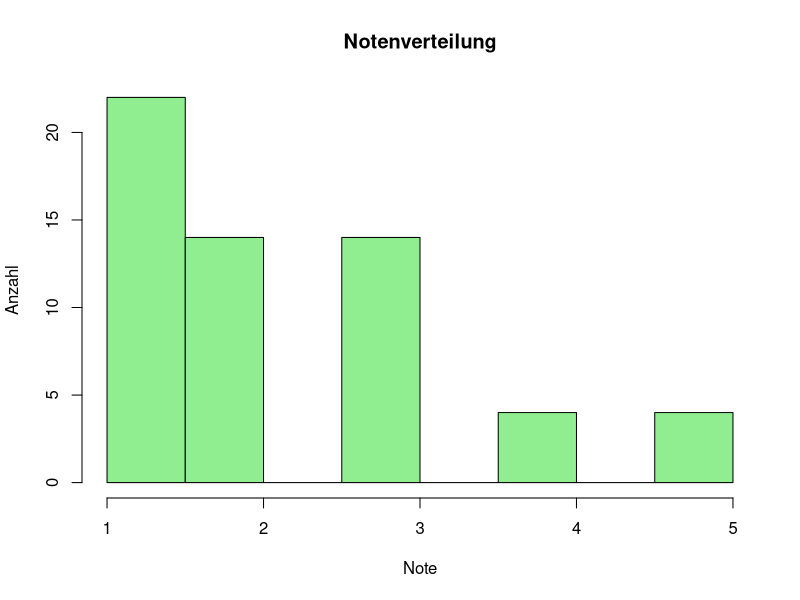
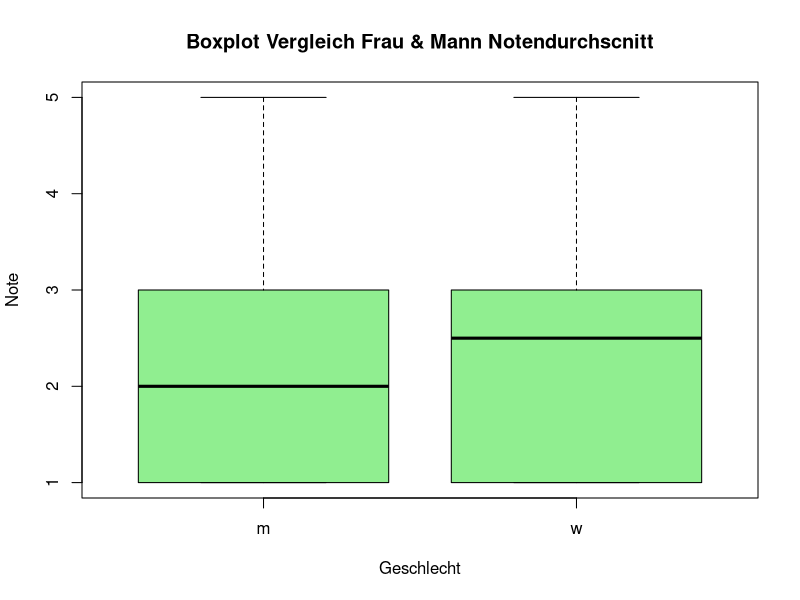

These charts were generated, in order, by the following R code:
# -------------------------------Aufgabe 2.1
# working directory muss sich dort befinden wo auch alle dateien abgespeichert sind

# 1. Laden Sie die Datei "Mathe_Noten.xlsx", welche 
#    die Noten einer Mathematikprüfung enthält, in Ihr Arbeitsverzeichnis. 
#    Öffnen Sie die Datei, machen Sie sich damit vertraut, wie die Daten eingegeben worden sind.
#    Die Note 0 bedeutet, dass die Person bei der Prüfung nicht anwesend war.

datensatz <- read.csv2("./Mathe_Noten.csv",  header = FALSE, sep=",")

# 2. Laden Sie die Daten aus "Mathe_Noten.xlsx" in einen Data Frame.

d <- data.frame(datensatz)
col_headings <- c('note', 'geschlecht')
names(d) <- col_headings
print(head(d))


# 3. Berechnen Sie den Notendurchschnitt und speichern Sie diesen in einer Variablen ab.

durchschnittsnote <- mean(d$note[d$note!=0])
print(durchschnittsnote)

# 4. Erstellen Sie ein Histogramm um die Verteilung der Noten darzustellen. Wählen Sie sinnvolle 
#    Achsenbeschriftungen sowie einen sinnvollen Diagrammtitel. 
#    Speichern Sie das Diagramm als jpeg ab.

# table gibt eine schnelle uebersicht der daten
dTable <- table(d)
print(dTable)

# Erstelle und speichere Histogramm

jpeg(filename="Histogramm.jpg",width=480,height=480)

hist(d$note[d$note != 0],
     main="Notenverteilung" , 
     xlab="Note", 
     ylab="Anzahl", 
     col = "light green")

dev.off()

# 5. Erstellen Sie einen Boxplot, um die Spannweiten von m und w gegeneinander zu vergleichen. 
#    Wählen Sie auch hier sinnvolle Namen für die Achsenbeschriftung sowie den Titel und speichern
#    Sie diesen Boxplot als jpeg ab.

# Erstelle und speichere Boxplot

jpeg(filename="Boxplot.jpg",width=480,height=480)

boxplot(d$note[d$note!=0] ~ d$geschlecht[d$note!=0], 
        xlab="Geschlecht", 
        ylab="Note", 
        main="Boxplot Vergleich Frau & Mann Notendurchscnitt",
        col = "light green")

dev.off()

# ________________________________________ FRAGE __________________________________________________

# Was lässt sich über die Leistungen der Männer verglichen mit derer der Frauen sagen? Versuchen 
# Sie einerseits eine Aussage aufgrund des boxplots zu treffen, andererseits 
# erstellen Sie bitte 2 sogenannte subsets, also Data Frames, einmal eines, 
# welches nur die Noten der Männer enthält, und eines, welches nur die Noten der Frauen enthält, 
# und berechnen jeweils das arithmetische Mittel der Noten.

# ________________________________________ ANTWORT ________________________________________________

## Visualisierung bzw Analyse der Daten (mean, median, spannweite)

wNotenStatsMitNull <- summary(d$note[d$geschlecht == "w"])
# Min. 1st Qu.  Median    Mean 3rd Qu.    Max. 
# 0.000   0.000   0.500   1.143   2.250   5.000 

mNotenStatsMitNull <- summary(d$note[d$geschlecht == "m"])
# Min. 1st Qu.  Median    Mean 3rd Qu.    Max. 
# 0.00    0.00    1.00    1.28    2.00    5.00 

wNotenStatsOhneNull <- summary(d$note[d$geschlecht == "w" & d$note != 0])
# Min. 1st Qu.  Median    Mean 3rd Qu.    Max. 
# 1.000   1.000   2.500   2.286   3.000   5.000 

mNotenStatsOhneNull <- summary(d$note[d$geschlecht == "m" & d$note != 0])
# Min. 1st Qu.  Median    Mean 3rd Qu.    Max. 
# 1.000   1.000   2.000   2.182   3.000   5.000

alleNotenStatsMitNull <- summary(d$note)
# Min. 1st Qu.  Median    Mean 3rd Qu.    Max. 
# 0.000   0.000   1.000   1.243   2.000   5.000 

alleNotenStatsOhneNull <- summary(d$note[d$note != 0])
# Min. 1st Qu.  Median    Mean 3rd Qu.    Max. 
# 1.000   1.000   2.000   2.207   3.000   5.000


# Spannweite ergibt sich aus den min und max Weten ( siehe oben )
# Andere Moeglichkeit die Spannweite zu berechnen:

wSelector <- d$note[d$geschlecht == "w" & d$note != 0]
mSelector <- d$note[d$geschlecht == "m" & d$note != 0]
wSpannweite <- max(wSelector) - min(wSelector)
mSpannweite <- max(mSelector) - min(mSelector)

# dataframe subset nach Geschlecht

wSubset <- subset(d, d$geschlecht == "w")
mSubset <- subset(d, d$geschlecht == "m")
wSubsetOhneNullen <- subset(d, d$geschlecht == "w" & d$note != 0)
mSubsetOhneNullen <- subset(d, d$geschlecht == "m" & d$note != 0)


# Maenner haben mit 2.2182 einen minimal besseren Notendurchscnitt als die Frauen mit 2.286
# Beruecksichtigt man jedoch die Nullen beider Geschlechter dann weisen Frauen mit 1.143 
# einen besseren Notendurchschnitt auf als die Maenner mit 1.28.



